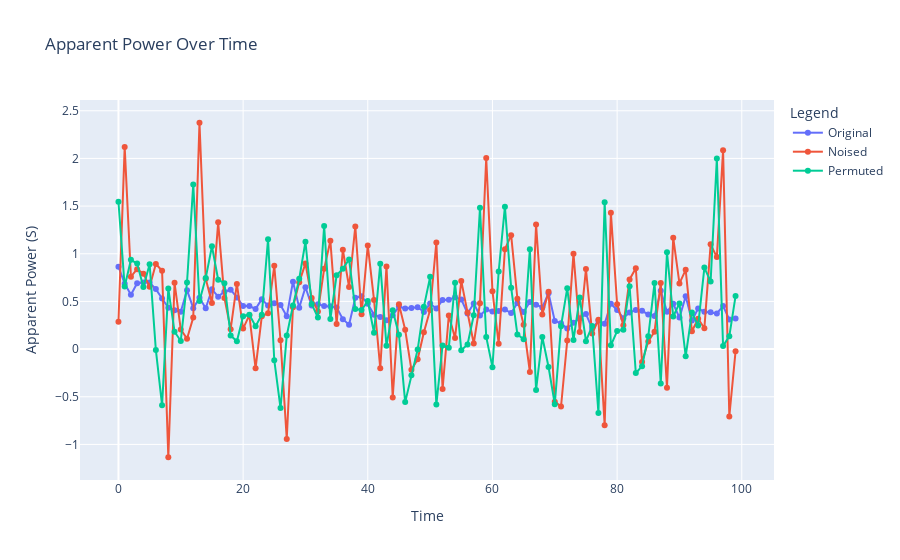

Notebook code cell kept with this figure:
### Code cell
fig = go.Figure()

# Add traces for each DataFrame
fig.add_trace(go.Scatter(x=original_df.index, y=original_df['Apparent Power (S)'],
                         mode='lines+markers', name='Original'))
fig.add_trace(go.Scatter(x=noised_df.index, y=noised_df['Apparent Power (S)'],
                         mode='lines+markers', name='Noised'))
fig.add_trace(go.Scatter(x=permuted_df.index, y=permuted_df['Apparent Power (S)'],
                         mode='lines+markers', name='Permuted'))
fig.add_trace(go.Scatter(x=warped_df.index, y=warped_df['Apparent Power (S)'],
                         mode='lines+markers', name='Permuted'))
fig.add_trace(go.Scatter(x=scaled_df.index, y=scaled_df['Apparent Power (S)'],
                         mode='lines+markers', name='Permuted'))

# Add titles and labels
fig.update_layout(title='Apparent Power Over Time',
                  xaxis_title='Time',
                  yaxis_title='Apparent Power (S)',
                  legend_title='Legend')

fig.show()
